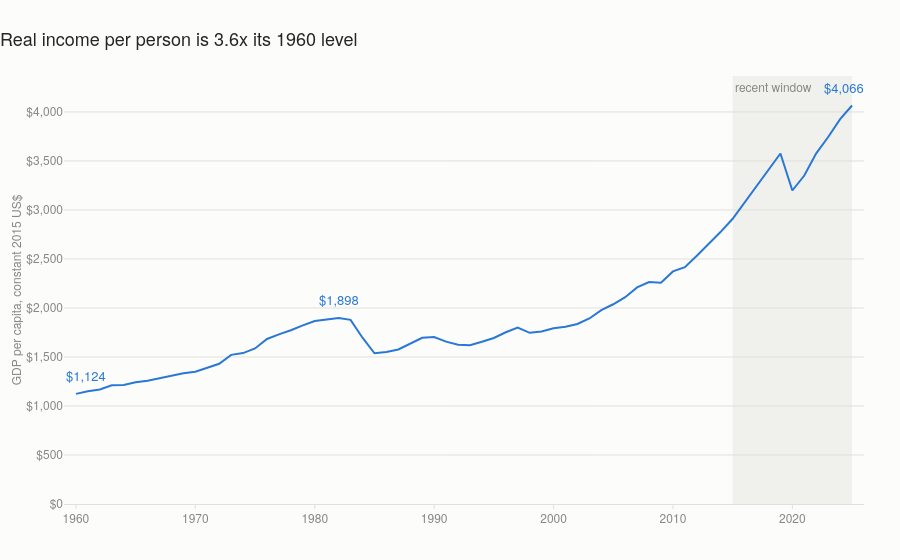

The code cell stored with this chart in its notebook:
### Code cell
fig = go.Figure()
fig.add_trace(go.Scatter(
    x=gdp.index, y=gdp.values, mode="lines", line=dict(color=BLUE, width=2),
    hovertemplate="%{x}: $%{y:,.0f}<extra></extra>"))
shade_recent(fig, gdp_recent)

for yr, dx in [(gdp_long["start"], 10), (gdp_peak, 0), (gdp_long["end"], -8)]:
    fig.add_annotation(x=yr, y=gdp[yr], text=f"${gdp[yr]:,.0f}", showarrow=False,
                       yshift=18, xshift=dx, font=dict(color=BLUE, size=13))

fig.update_layout(
    title=f"Real income per person is {gdp_ratio:.1f}x its {gdp_long['start']} level",
    yaxis_title="GDP per capita, constant 2015 US$", xaxis_title=None,
    yaxis_tickprefix="$", yaxis_tickformat=",", yaxis_rangemode="tozero",
    xaxis_range=[1959, 2026])
save(fig, "01-gdp-per-capita")
fig.show()

### Figure 1 — Plotly figure (JSON) as saved in the notebook; plotly's stock layout.template omitted (floating-point values rounded to 4 significant figures)
{"data": [{"hovertemplate": "%{x}: $%{y:,.0f}<extra></extra>", "line": {"color": "#2a78d6", "width": 2}, "mode": "lines", "type": "scatter", "x": [1960, 1961, 1962, 1963, 1964, 1965, 1966, 1967, 1968, 1969, 1970, 1971, 1972, 1973, 1974, 1975, 1976, 1977, 1978, 1979, 1980, 1981, 1982, 1983, 1984, 1985, 1986, 1987, 1988, 1989, 1990, 1991, 1992, 1993, 1994, 1995, 1996, 1997, 1998, 1999, 2000, 2001, 2002, 2003, 2004, 2005, 2006, 2007, 2008, 2009, 2010, 2011, 2012, 2013, 2014, 2015, 2016, 2017, 2018, 2019, 2020, 2021, 2022, 2023, 2024, 2025], "y": [1124.0, 1151.0, 1169.0, 1212.0, 1215.0, 1241.0, 1258.0, 1285.0, 1312.0, 1335.0, 1349.0, 1388.0, 1431.0, 1522.0, 1540.0, 1587.0, 1684.0, 1731.0, 1772.0, 1822.0, 1868.0, 1882.0, 1898.0, 1879.0, 1697.0, 1538.0, 1551.0, 1577.0, 1638.0, 1696.0, 1704.0, 1656.0, 1624.0, 1620.0, 1655.0, 1694.0, 1752.0, 1800.0, 1747.0, 1759.0, 1793.0, 1808.0, 1837.0, 1893.0, 1978.0, 2038.0, 2110.0, 2209.0, 2265.0, 2257.0, 2373.0, 2417.0, 2534.0, 2654.0, 2777.0, 2910.0, 3076.0, 3247.0, 3411.0, 3576.0, 3199.0, 3351.0, 3578.0, 3745.0, 3926.0, 4066.0]}], "layout": {"annotations": [{"font": {"color": "#898781", "size": 12}, "showarrow": false, "text": "recent window", "x": 2015, "xanchor": "left", "xref": "x", "y": 1, "yanchor": "top", "yref": "y domain"}, {"font": {"color": "#2a78d6", "size": 13}, "showarrow": false, "text": "$1,124", "x": 1960, "xshift": 10, "y": 1124.0, "yshift": 18}, {"font": {"color": "#2a78d6", "size": 13}, "showarrow": false, "text": "$1,898", "x": 1982, "xshift": 0, "y": 1898.0, "yshift": 18}, {"font": {"color": "#2a78d6", "size": 13}, "showarrow": false, "text": "$4,066", "x": 2025, "xshift": -8, "y": 4066.0, "yshift": 18}], "shapes": [{"fillcolor": "#e1e0d9", "layer": "below", "line": {"width": 0}, "opacity": 0.45, "type": "rect", "x0": 2015, "x1": 2025, "xref": "x", "y0": 0, "y1": 1, "yref": "y domain"}], "title": {"text": "Real income per person is 3.6x its 1960 level"}, "xaxis": {"range": [1959, 2026], "title": {}}, "yaxis": {"rangemode": "tozero", "tickformat": ",", "tickprefix": "$", "title": {"text": "GDP per capita, constant 2015 US$"}}}}
